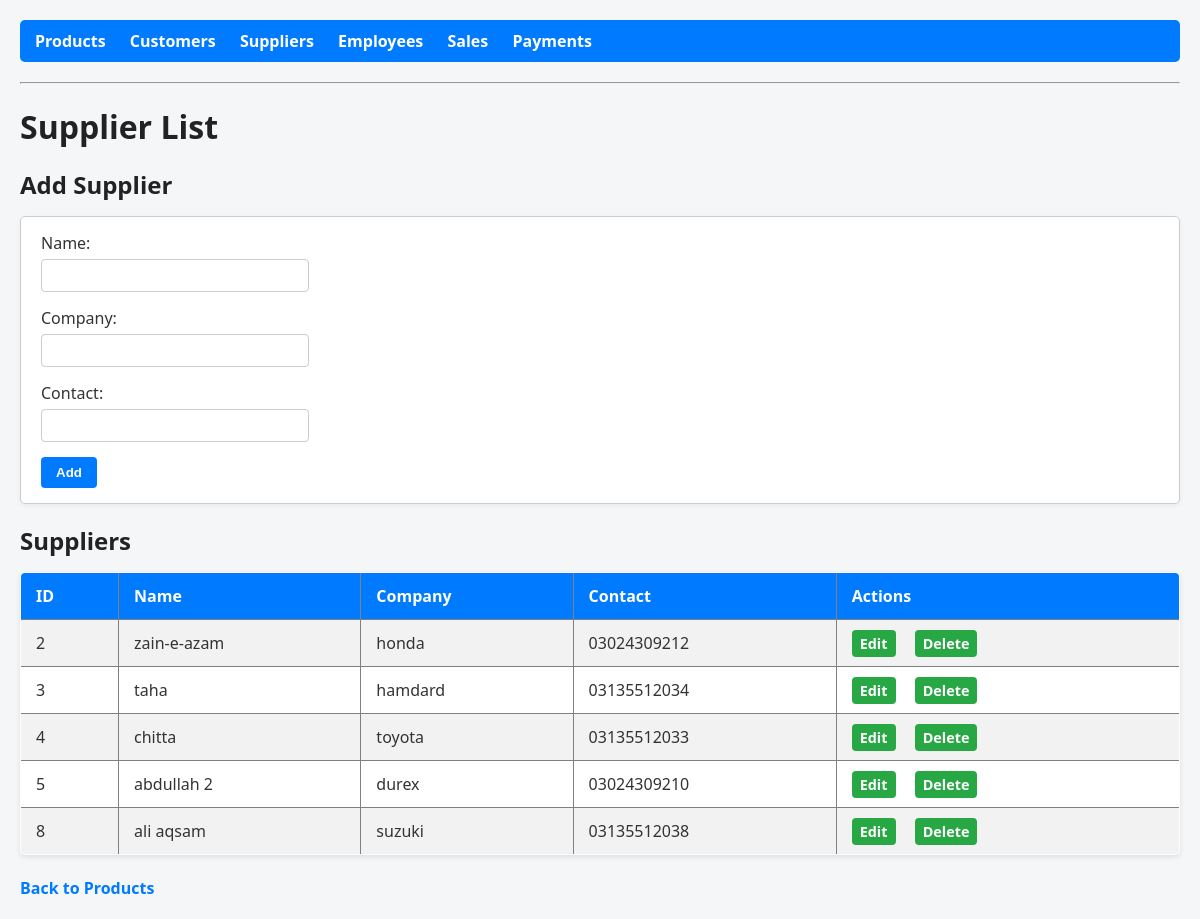
The app's page /suppliers with its own data.
### tables this page shows
CREATE TABLE Supplier (
    SupplierID INTEGER PRIMARY KEY AUTOINCREMENT,
    Name TEXT NOT NULL,
    Company TEXT,
    Contact TEXT
);

### app.py (the view)
@app.route('/suppliers')
def suppliers():
    conn = get_db_connection()
    suppliers = conn.execute('SELECT * FROM Supplier').fetchall()
    conn.close()
    return render_template('suppliers.html', suppliers=suppliers)

### app.py (called while the page is built)
def get_db_connection():
    conn = sqlite3.connect(DB)
    conn.row_factory = sqlite3.Row
    return conn

### templates/suppliers.html (shortened to what this page needs)
<!DOCTYPE html>
<html>
<head>
    <link rel="stylesheet" href="{{ url_for('static', filename='style.css') }}">
</head>
<body>
    <nav class="navbar">
    <a href="{{ url_for('index') }}">Products</a>
    <a href="{{ url_for('customers') }}">Customers</a>
    <a href="{{ url_for('suppliers') }}">Suppliers</a>
    <a href="{{ url_for('employees') }}">Employees</a>
    <a href="{{ url_for('sales') }}">Sales</a>
    <a href="{{ url_for('payments') }}">Payments</a>
</nav>
<hr>
    <h1>Supplier List</h1>
    <h2>Add Supplier</h2>
    <form method="POST" action="{{ url_for('add_supplier') }}">
        Name: <input type="text" name="name" required>
        Company: <input type="text" name="company">
        Contact: <input type="text" name="contact">
        <button type="submit">Add</button>
    </form>
    <h2>Suppliers</h2>
    <table border="1">
        <tr>
            <th>ID</th>
            <th>Name</th>
            <th>Company</th>
            <th>Contact</th>
            <th>Actions</th>
        </tr>
        {% for supplier in suppliers %}
        <tr>
            <td>{{ supplier['SupplierID'] }}</td>
            <td>{{ supplier['Name'] }}</td>
            <td>{{ supplier['Company'] }}</td>
            <td>{{ supplier['Contact'] }}</td>
            <td>
                <a href="{{ url_for('edit_supplier', id=supplier['SupplierID']) }}">Edit</a>
                <a href="{{ url_for('delete_supplier', id=supplier['SupplierID']) }}">Delete</a>
            </td>
        </tr>
        {% endfor %}
    </table>
    <br>
    <a href="{{ url_for('index') }}">Back to Products</a>
</body>
</html>

### static/style.css (style rules this page uses)
body { font-family: "Segoe UI", Tahoma, Geneva, Verdana, sans-serif; margin: 20px; background-color: #f4f6f8; color: #333; }
h1, h2, h3 { color: #222; margin-bottom: 15px; }
.navbar { background-color: #007BFF; padding: 10px 15px; border-radius: 5px; margin-bottom: 20px; }
.navbar a { color: white; font-weight: bold; text-decoration: none; margin-right: 20px; }
table { width: 100%; border-collapse: collapse; margin-top: 10px; background-color: #fff; box-shadow: 0 2px 5px rgba(0,0,0,0.1); border-radius: 5px; overflow: hidden; }
th, td { padding: 12px 15px; text-align: left; }
th { background-color: #007BFF; color: white; font-weight: bold; }
tr:nth-child(even) { background-color: #f2f2f2; }
table a { padding: 4px 8px; background-color: #28a745; color: white; border-radius: 4px; font-size: 0.9em; text-decoration: none; }
form { background-color: #fff; padding: 15px 20px; border-radius: 5px; border: 1px solid #ccc; margin-bottom: 20px; box-shadow: 0 2px 5px rgba(0,0,0,0.05); }
form input[type="text"], form input[type="number"], form input[type="date"], form select { padding: 8px; margin: 5px 0 15px 0; width: 250px; border: 1px solid #ccc; border-radius: 4px; display: block; }
form button { padding: 8px 15px; background-color: #007BFF; color: white; border: none; border-radius: 4px; cursor: pointer; font-weight: bold; }
a { text-decoration: none; color: #007BFF; margin-right: 15px; font-weight: bold; }

### records on screen
Supplier: SupplierID "2", Name "zain-e-azam", Company "honda", Contact "03024309212"
Supplier: SupplierID "3", Name "taha", Company "hamdard", Contact "03135512034"
Supplier: SupplierID "4", Name "chitta", Company "toyota", Contact "03135512033"
Supplier: SupplierID "5", Name "abdullah 2", Company "durex", Contact "03024309210"
Supplier: SupplierID "8", Name "ali aqsam", Company "suzuki", Contact "03135512038"
